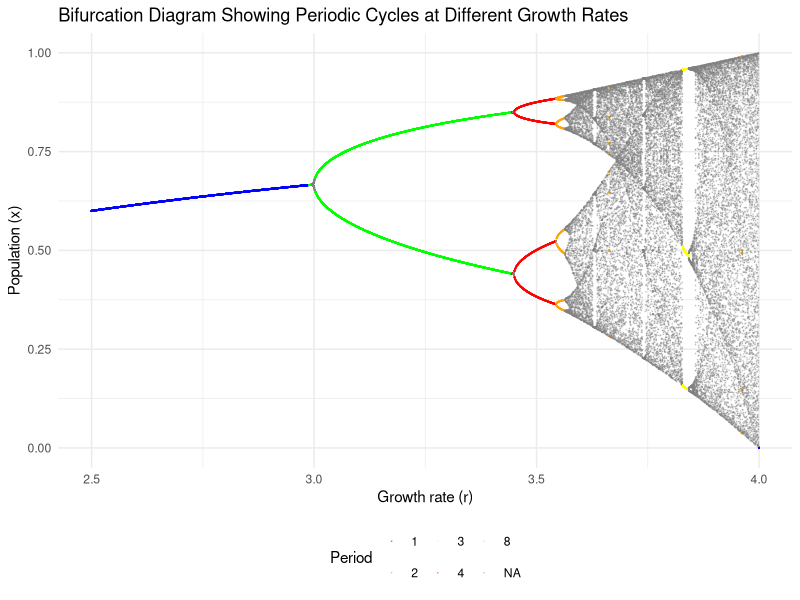
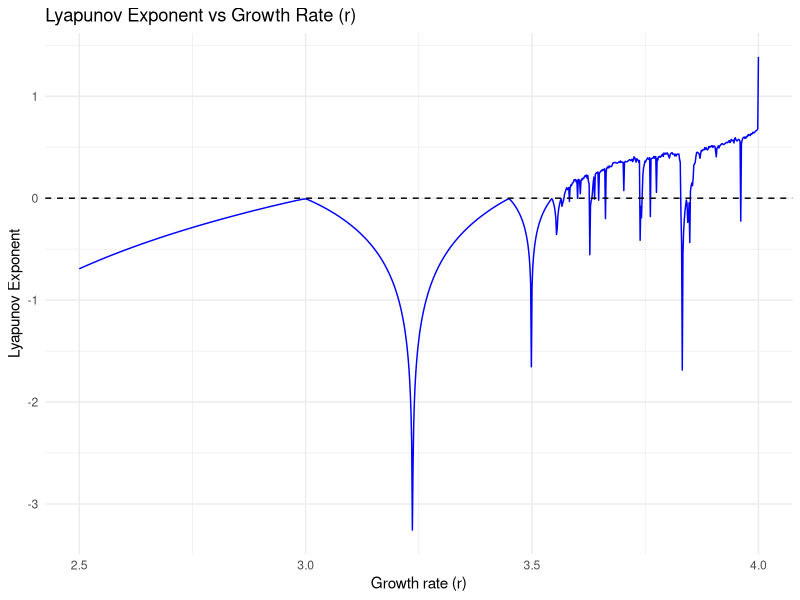
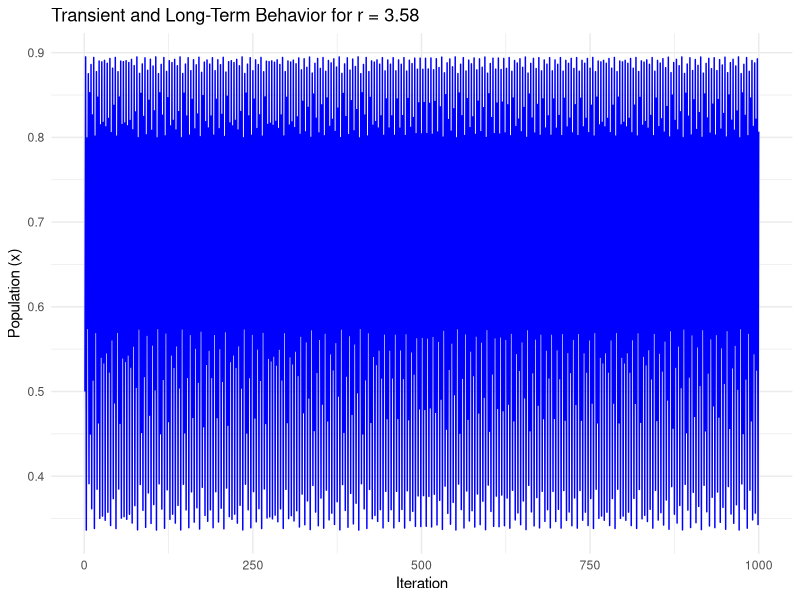

Recreate these plots in R, in order.
##Packages
library(ggplot2)
library(deSolve)

##Building our logistic Map Function
logistic_map <- function(x, r) {
  return(r * x * (1 - x))
}

## We set up a Function to identify periodic cycles in our logistic map
find_periodic_cycles <- function(r, num_iterations, tolerance = 1e-6) {
  x <- 0.5  # Initial value
  values <- numeric(num_iterations)
  values[1] <- x
  
## Iterating our logistic map
  for (i in 2:num_iterations) {
    x <- logistic_map(x, r)
    values[i] <- x
  }
  
## We Check for the periodic cycles by comparing the last few values
  cycle_length <- NA
  for (period in 1:(num_iterations / 2)) {
    if (all(abs(values[(num_iterations-period+1):num_iterations] - 
                values[(num_iterations-2*period+1):(num_iterations-period)]) < tolerance)) {
      cycle_length <- period
      break
    }
  }
  
  return(cycle_length)
}

## Generating data for bifurcation diagram and detecting the various periodic cycles
bifurcation_data <- function(r_min, r_max, num_r_values, num_iterations, last_iterations) {
  r_values <- seq(r_min, r_max, length.out = num_r_values)
  bifurcation_df <- data.frame(r = numeric(), x = numeric(), period = numeric())
  
  for (r in r_values) {
    x <- 0.5  # Initial population value
    x_values <- numeric(num_iterations)
    x_values[1] <- x
    
    # Iterating the logistic map once again, but in the growth rate loop
    for (i in 2:num_iterations) {
      x_values[i] <- logistic_map(x_values[i-1], r)
    }
    
    # Checking for periodic cycles in the last few iterations
    cycle_length <- find_periodic_cycles(r, num_iterations)
    
    # To capture stable cycles we only store the last few iterations 
    bifurcation_df <- rbind(bifurcation_df, 
                            data.frame(r = rep(r, last_iterations), 
                                       x = x_values[(num_iterations-last_iterations+1):num_iterations],
                                       period = rep(cycle_length, last_iterations)))
  }
  
  return(bifurcation_df)
}

## setting our Parameters for bifurcation diagram
r_min <- 2.5
r_max <- 4.0
num_r_values <- 1000
num_iterations <- 1000
last_iterations <- 100

## Setting up seed for reproducibility
set.seed(123)

## Now generating bifurcation data with the periodic cycle detection
bifurcation_df <- bifurcation_data(r_min, r_max, num_r_values, num_iterations, last_iterations)

## Exploring our logistic map function and plotting the bifurcation diagram with periodic cycles indicated using colors
ggplot(bifurcation_df, aes(x = r, y = x, color = as.factor(period))) +
  geom_point(size = 0.01, alpha = 0.3) +  # Points with different colors based on period
  scale_color_manual(values = c("1" = "blue", "2" = "green", "3"="yellow","4" = "red","8"= "orange"  ,"NA" = "navy")) +  
  labs(title = "Bifurcation Diagram Showing Periodic Cycles at Different Growth Rates", x = "Growth rate (r)", 
  y = "Population (x)", color = "Period") +
  theme_minimal() +
  theme(legend.position = "bottom")

##We also explored more to identify the chaotic regions where no periodicity occurs by 
##calculating the Lyapunov exponent for each growth rate r and 
##plotting them against the growth rates.
lyapunov_exponent <- function(r, num_iterations = 1000) {
  x <- 0.5  # Initial population value
  sum_lyapunov <- 0
  
  for (i in 1:num_iterations) {
    x <- logistic_map(x, r)
    lyap_step <- log(abs(r - 2 * r * x))  
    sum_lyapunov <- sum_lyapunov + lyap_step
  }
  
  return(sum_lyapunov / num_iterations)
}

## Finding Lyapunov exponents for the same r values
r_values <- seq(r_min, r_max, length.out = num_r_values)
lyapunov_values <- sapply(r_values, lyapunov_exponent)

## Plotting Lyapunov exponent vs Growth rate (r)
lyapunov_df <- data.frame(r = r_values, lyapunov = lyapunov_values)

ggplot(lyapunov_df, aes(x = r, y = lyapunov)) +
  geom_line(color = "blue") +
  geom_hline(yintercept = 0, linetype = "dashed", color = "black") +
  labs(title = "Lyapunov Exponent vs Growth Rate (r)", x = "Growth rate (r)", y = "Lyapunov Exponent") +
  theme_minimal()
##positive points indicate chaos or regions without periodicity

#Knowing the point where chaos started we analysed the transient behaviour
# Plotting both transient and final iterations for a selected growth rate
chosen_r <- 3.58  # We used a specific r value where chaos starts
x_values <- numeric(num_iterations)
x_values[1] <- 0.5  # Initial population

for (i in 2:num_iterations) {
  x_values[i] <- logistic_map(x_values[i - 1], chosen_r)
}

transient_df <- data.frame(iteration = 1:num_iterations, x = x_values)

ggplot(transient_df, aes(x = iteration, y = x)) +
  geom_line(color = "blue") +
  labs(title = paste("Transient and Long-Term Behavior for r =", chosen_r),
       x = "Iteration", y = "Population (x)") +
  theme_minimal()
